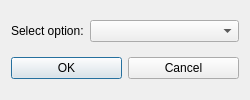
<?xml version="1.0" encoding="UTF-8"?>
<ui version="4.0">
 <class>MultipleChoiceDialog</class>
 <widget class="QDialog" name="MultipleChoiceDialog">
  <property name="geometry">
   <rect>
    <x>0</x>
    <y>0</y>
    <width>250</width>
    <height>100</height>
   </rect>
  </property>
  <property name="windowTitle">
   <string>Title</string>
  </property>
  <layout class="QVBoxLayout" name="verticalLayout">
   <item>
    <layout class="QHBoxLayout" name="horizontalLayout_2">
     <item>
      <widget class="QLabel" name="combo_label">
       <property name="sizePolicy">
        <sizepolicy hsizetype="Minimum" vsizetype="Preferred">
         <horstretch>0</horstretch>
         <verstretch>0</verstretch>
        </sizepolicy>
       </property>
       <property name="text">
        <string>Select option:</string>
       </property>
      </widget>
     </item>
     <item>
      <widget class="QComboBox" name="main_combo">
       <property name="sizePolicy">
        <sizepolicy hsizetype="Expanding" vsizetype="Fixed">
         <horstretch>0</horstretch>
         <verstretch>0</verstretch>
        </sizepolicy>
       </property>
      </widget>
     </item>
    </layout>
   </item>
   <item>
    <layout class="QHBoxLayout" name="horizontalLayout">
     <item>
      <widget class="QPushButton" name="ok_button">
       <property name="maximumSize">
        <size>
         <width>16777215</width>
         <height>16777215</height>
        </size>
       </property>
       <property name="text">
        <string>OK</string>
       </property>
      </widget>
     </item>
     <item>
      <widget class="QPushButton" name="cancel_button">
       <property name="maximumSize">
        <size>
         <width>16777215</width>
         <height>16777215</height>
        </size>
       </property>
       <property name="text">
        <string>Cancel</string>
       </property>
      </widget>
     </item>
    </layout>
   </item>
  </layout>
 </widget>
 <resources/>
 <connections/>
</ui>
